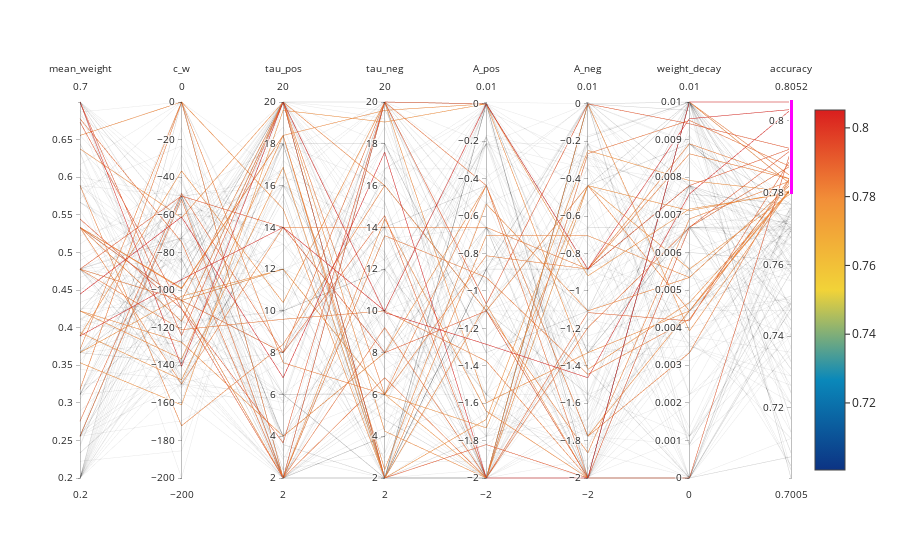

Notebook code cell kept with this figure:
### Code cell
names = ["mean_weight", "c_w", "tau_pos", "tau_neg", "A_pos", "A_neg", "weight_decay"]

fig = go.Figure(data=
    go.Parcoords(
        line = dict(color = scores[good],
                   colorscale = 'portland',
                   showscale = True),
        dimensions = [
            dict(
                label=names[i],
                values = parameters[:, i][good], range=(parameters[:, i].min(), parameters[:, i].max())) for i in range(parameters.shape[1])
        ] + [dict(label="accuracy", values=scores[good])]
    )
)
fig.show()

### Figure 1 — Plotly figure (JSON) as saved in the notebook; plotly's stock layout.template omitted (floating-point values rounded to 4 significant figures; data arrays with more than 128 entries replaced by an {"elided": "..."} marker saying what was removed)
{"data": [{"dimensions": [{"label": "mean_weight", "range": [0.2, 0.7], "values": {"elided": "168 float values"}}, {"label": "c_w", "range": [-200, 0], "values": {"elided": "168 float values"}}, {"label": "tau_pos", "range": [2, 20], "values": {"elided": "168 float values"}}, {"label": "tau_neg", "range": [2, 20], "values": {"elided": "168 float values"}}, {"label": "A_pos", "range": [-2, 0.01], "values": {"elided": "168 float values"}}, {"label": "A_neg", "range": [-2, 0.01], "values": {"elided": "168 float values"}}, {"label": "weight_decay", "range": [0, 0.01], "values": {"elided": "168 float values"}}, {"constraintrange": [0.7796, 0.8104], "label": "accuracy", "values": {"elided": "168 float values"}}], "line": {"color": {"elided": "168 float values"}, "colorscale": [[0, "rgb(12,51,131)"], [0.25, "rgb(10,136,186)"], [0.5, "rgb(242,211,56)"], [0.75, "rgb(242,143,56)"], [1, "rgb(217,30,30)"]], "showscale": true}, "type": "parcoords"}], "layout": {"autosize": true}}
